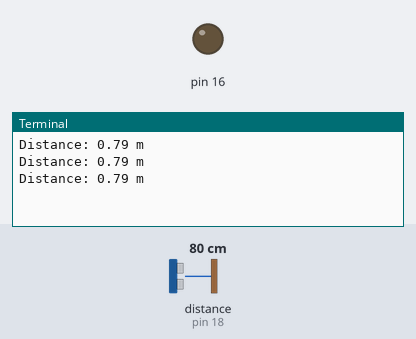
A program run on a simulated Raspberry Pi (header pin numbers). Shown: output pins drawn as LEDs (lit = HIGH), the last lines printed to the terminal. The inputs (shaded band) are chosen by the test bench; at power-on: distance to the obstacle (sensor on pin 18) 80 cm. The clock reads 2024-03-15 10:24:30 at power-on unless the program sets it; pins used as bus, display or sensor lines are not drawn.

Above: at 3.2 s.
3.3 s: distance to the obstacle (sensor on pin 18) set to 2 cm
At 3.9 s:
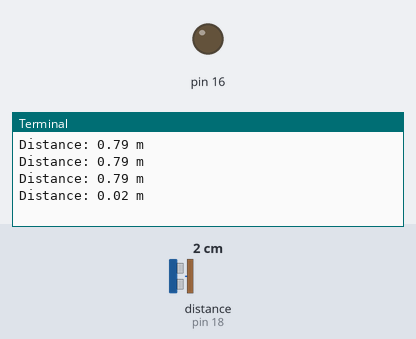
4.8 s: distance to the obstacle (sensor on pin 18) set to 4 cm
At 5.4 s:
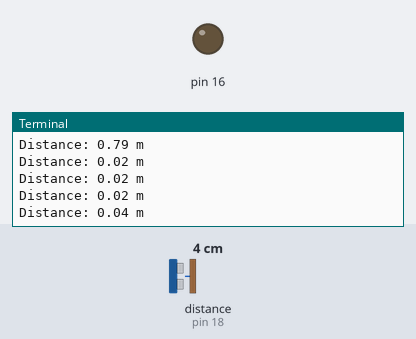
Timing chart, 0 to 7.8 s (numbered marks = the images above; inputs shaded):
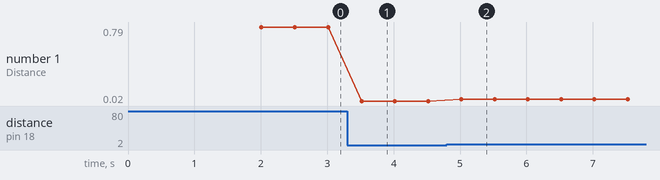

The program:

13_distance.py
```python
#! /usr/bin/python
#-----------------------------------------------------------
# File name     : 13_Distance.py
# Description   : Measure distance with ultrasonic sensor module.
# Company       : SunRobotics Technologies
# Website       : www.sunrobotics.co.in
# E-mail        : support@sunrobotics.co.in(For Any Query)
#-----------------------------------------------------------
import RPi.GPIO as GPIO
import time

def checkdist():
	GPIO.output(16, GPIO.HIGH)
	time.sleep(0.000015)
	GPIO.output(16, GPIO.LOW)
	while not GPIO.input(18):
		pass
	t1 = time.time()
	while GPIO.input(18):
		pass
	t2 = time.time()
	return (t2-t1)*340/2

GPIO.setmode(GPIO.BOARD)
GPIO.setup(16,GPIO.OUT,initial=GPIO.LOW)
GPIO.setup(18,GPIO.IN)
time.sleep(2)
try:
	while True:
		print 'Distance: %0.2f m' %checkdist()
		time.sleep(0.5)
except KeyboardInterrupt:
	GPIO.cleanup()
```

Measured:
- after the input at 3.3 s, the terminal: prints a new line after 0.22 s (image 1)
- after the input at 4.8 s, the terminal: prints a new line after 0.22 s (image 2)
- plotted number 1: 0.79 → 0.02 after the input at 3.3 s, 0.02 → 0.04 after the input at 4.8 s
